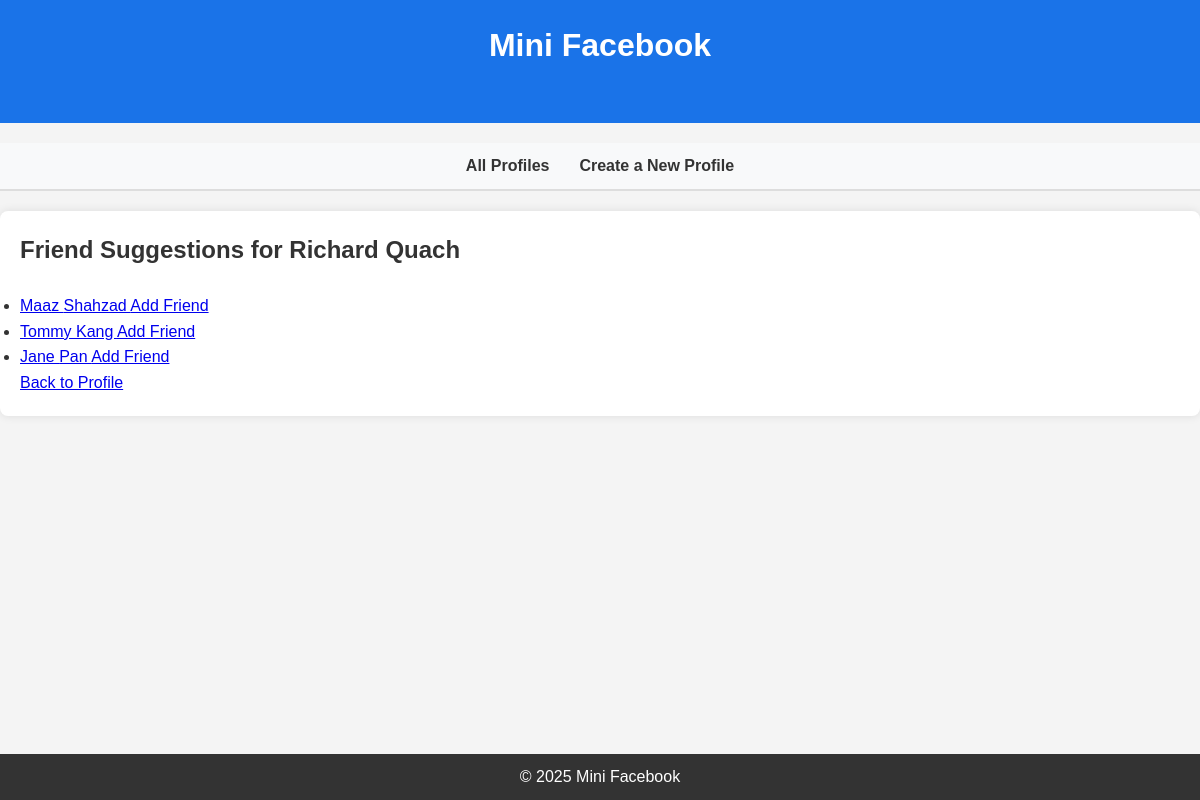
The app's page /mini_fb/profile/6/friend_suggestions/ with its own data.
### mini_fb/models.py (models this page shows, shortened)
class Profile(models.Model):
    first_name = models.CharField(max_length=50)  # First name of the profile owner
    last_name = models.CharField(max_length=50)   # Last name of the profile owner
    city = models.CharField(max_length=50)        # City where the profile owner resides
    email = models.EmailField(unique=True)        # Unique email for each profile
    profile_image_url = models.URLField(blank=True, null=True)  # Optional profile image URL
    def get_friends(self):
        from django.db.models import Q
        friend_relations = Friend.objects.filter(Q(profile1=self) | Q(profile2=self))
        friend_ids = []
        for fr in friend_relations:
            if fr.profile1 == self:
                friend_ids.append(fr.profile2.pk)
            else:
                friend_ids.append(fr.profile1.pk)
        return Profile.objects.filter(pk__in=friend_ids)
    def get_friend_suggestions(self):
        all_profiles = Profile.objects.exclude(pk=self.pk)
        current_friend_ids = self.get_friends().values_list('pk', flat=True)
        return all_profiles.exclude(pk__in=current_friend_ids)

### mini_fb/views.py (the view)
# urls.py: path('profile/<int:pk>/friend_suggestions/', ShowFriendSuggestionsView.as_view(), name='friend_suggestions'),
class ShowFriendSuggestionsView(DetailView):
    model = Profile
    template_name = 'friend_suggestions.html'
    context_object_name = 'profile'
    def get_context_data(self, **kwargs):
        context = super().get_context_data(**kwargs)
        context['suggestions'] = self.object.get_friend_suggestions()
        return context

### mini_fb/templates/friend_suggestions.html
{% extends "base.html" %} {% block content %}
<h2>Friend Suggestions for {{ profile.first_name }} {{ profile.last_name }}</h2>
{% if suggestions %}
<ul>
  {% for suggestion in suggestions %}
  <li>
    <a href="{% url 'show_profile' suggestion.pk %}">
      {{ suggestion.first_name }} {{ suggestion.last_name }}
    </a>
    <a href="{% url 'add_friend' profile.pk suggestion.pk %}">Add Friend</a>
  </li>
  {% endfor %}
</ul>
{% else %}
<p>No friend suggestions available.</p>
{% endif %}
<p><a href="{% url 'show_profile' profile.pk %}">Back to Profile</a></p>
{% endblock %}

### static/css/style.css (style rules this page uses)
* { margin: 0; padding: 0; box-sizing: border-box; }
body { font-family: Arial, sans-serif; background-color: #f4f4f4; color: #333; line-height: 1.6; padding-bottom: 60px; }
h1, h2, h3 { margin-bottom: 1em; }

### records on screen
Profile: first_name "Richard", last_name "Quach"
Profile: first_name "Maaz", last_name "Shahzad"
Profile: first_name "Tommy", last_name "Kang"
Profile: first_name "Jane", last_name "Pan"
